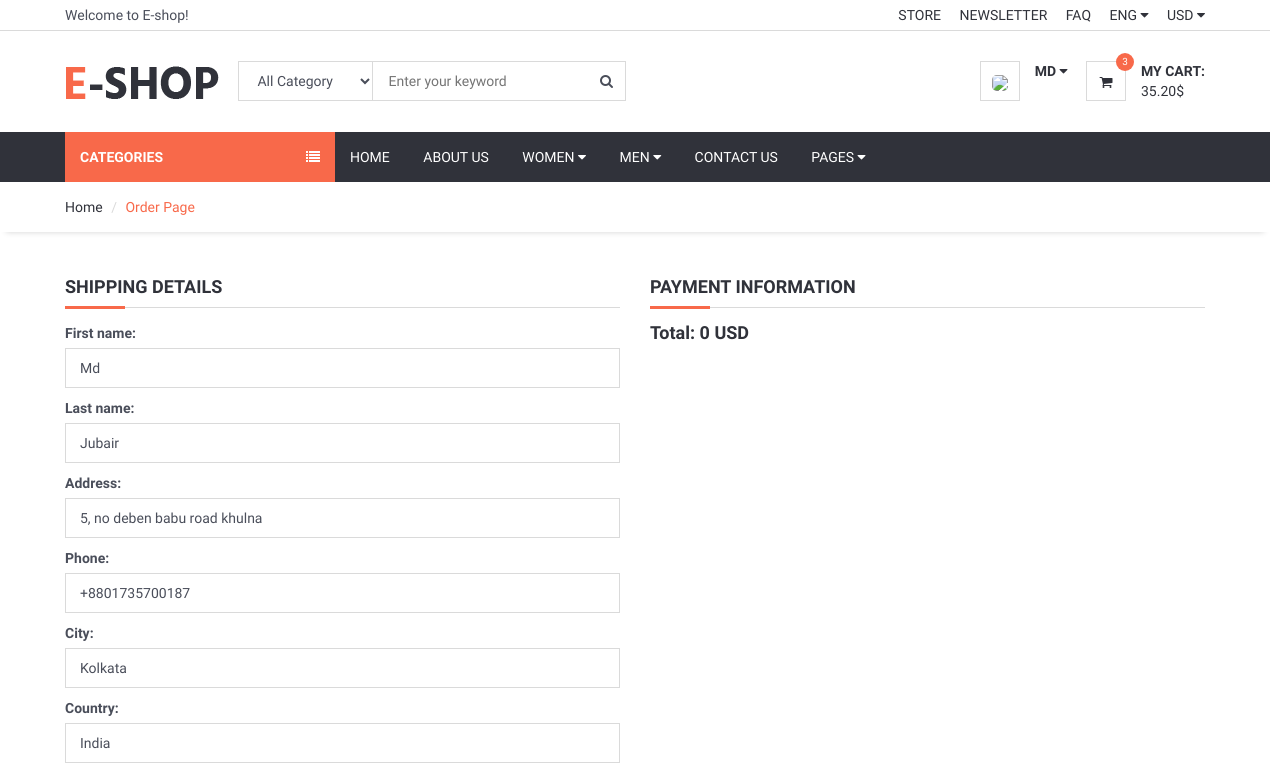
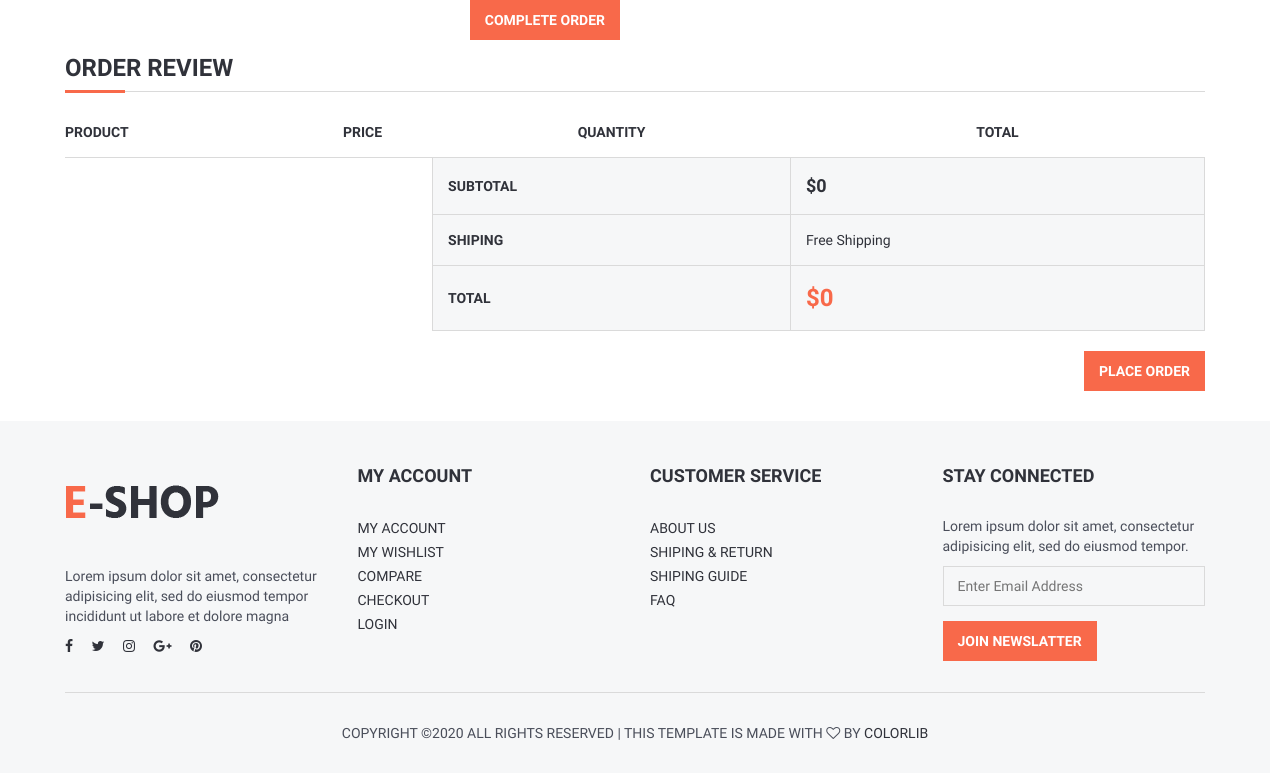
Before: /order/orderproduct (signed in) with the older database file (2 pictures, top to bottom).
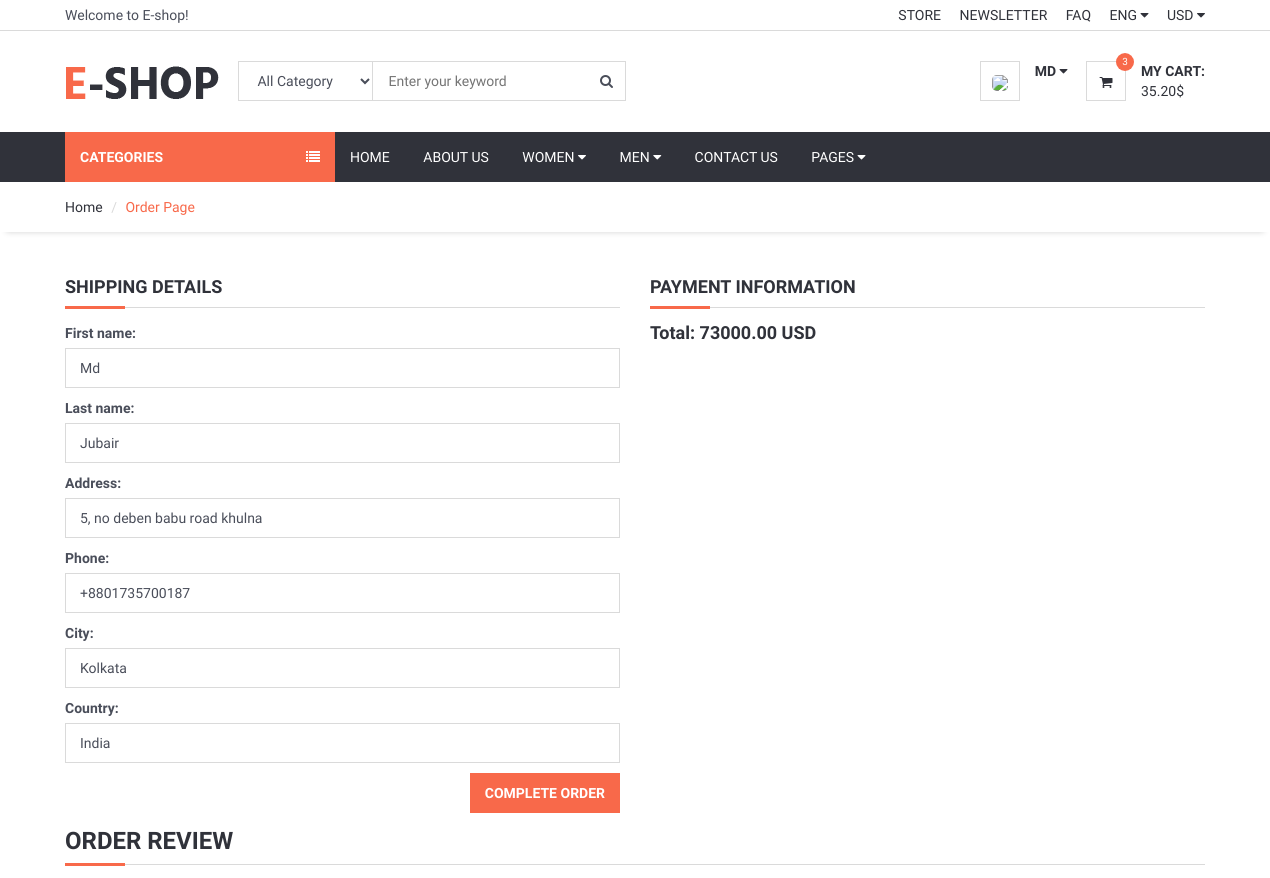
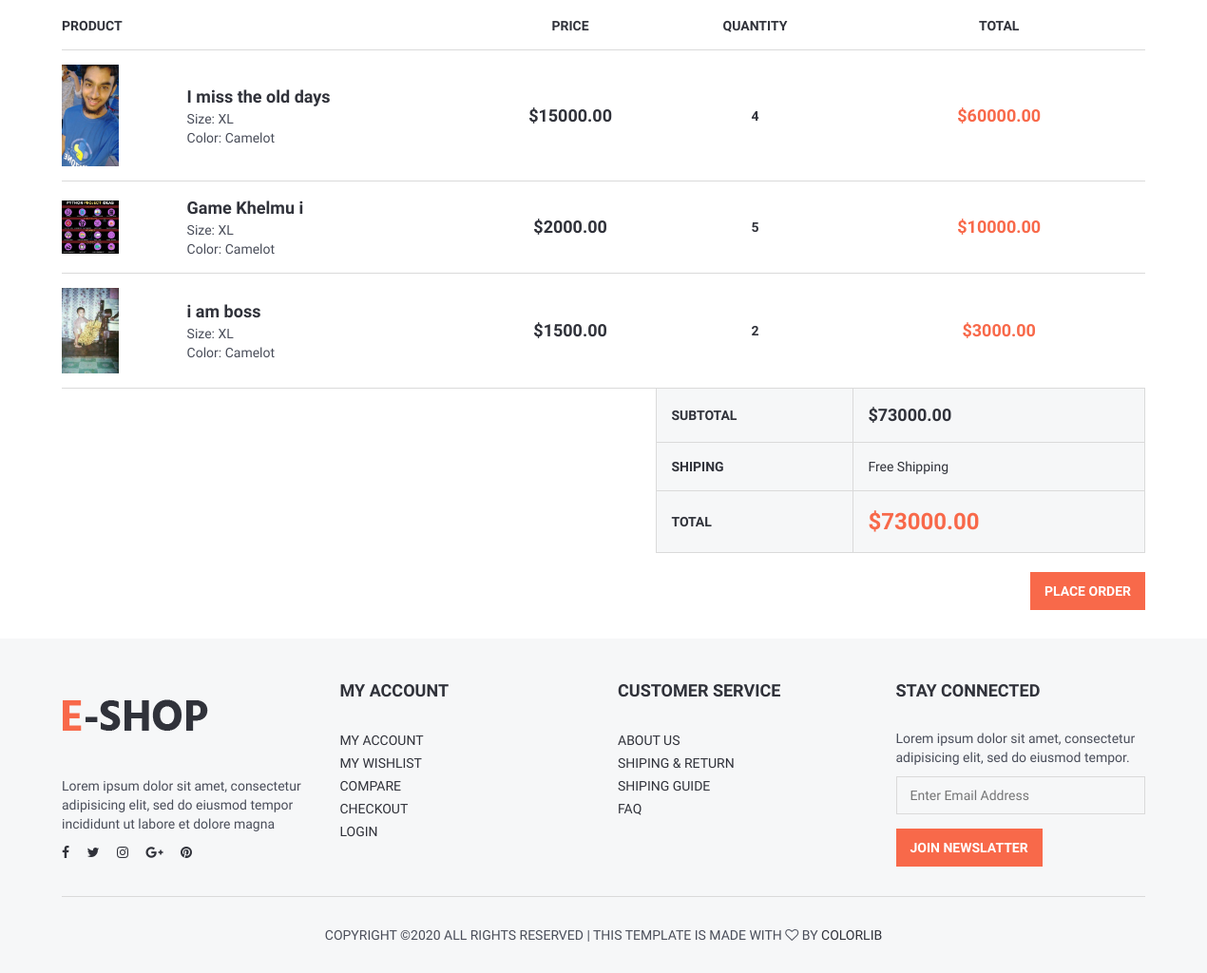
After: the same page with the newer database file (2 pictures, top to bottom).
### order/models.py (models this page shows, shortened)
class ShopCart(models.Model):
    user = models.ForeignKey(User, on_delete=models.SET_NULL, null=True)
    product = models.ForeignKey(Product , on_delete=models.SET_NULL, null=True)
    quantity = models.IntegerField()
    @property
    def amount(self):
        return (self.quantity * self.product.price)

### product/models.py (models this page shows, shortened)
class Product(models.Model):
    STATUS = (
        ('True', 'True'),
        ('False', 'False'),
    )
    title = models.CharField(max_length=150)
    keywords = models.CharField(max_length=200)
    category = models.ForeignKey(Category , on_delete=models.CASCADE)
    description = models.TextField()
    image = models.ImageField(upload_to='product_image/')
    price = models.DecimalField(max_digits=12, decimal_places=2)
    amount = models.IntegerField()
    minamount=models.IntegerField()
    detail = RichTextUploadingField()
    slug = models.SlugField(null=False, unique=True)
    status = models.CharField(max_length=5,choices=STATUS)
    create_at = models.DateTimeField(auto_now_add=True)
    update_at = models.DateTimeField(auto_now=True)
    def image_tag(self):
        return mark_safe('<img src="{}" height="50"/>'.format(self.image.url))
    image_tag.short_description = 'Image'

### order/views.py (the view, shortened to what this page needs)
# urls.py: path('orderproduct', orderproduct, name='orderproduct'),
@login_required
def orderproduct(request):
    current_user = request.user
    profile = UserProfile.objects.get(user_id=current_user.id)
    category = Category.objects.all()
    current_user = request.user
    shopcart = ShopCart.objects.filter(user_id=current_user.id)
    total = 0
    for rs in shopcart:
        total += rs.product.price * rs.quantity
    pro_data = {'first_name': current_user.first_name,
            'last_name': current_user.last_name,
            'address': profile.address,
            'phone': profile.phone,
            'city': profile.city,
            'country': profile.country}
    form = OrderForm(initial=pro_data)
    context = { 'category': category, 'shopcart': shopcart, 'total': total, 'form': form}
    return render(request, 'order_form.html', context)

### order/forms.py
class OrderForm(forms.ModelForm):
    class Meta:
        model = Order
        fields = ['first_name', 'last_name', 'address', 'phone', 'city', 'country']
        widgets = {
            'first_name': forms.TextInput(attrs={'class': 'input'}),
            'last_name': forms.TextInput(attrs={'class': 'input'}),
            'address': forms.TextInput(attrs={'class': 'input'}),
            'phone': forms.TextInput(attrs={'class': 'input'}),
            'city': forms.TextInput(attrs={'class': 'input'}),
            'country': forms.TextInput(attrs={'class': 'input'}),
        }

### order/templates/order_form.html (shortened to what this page needs)
{% extends 'homebase.html' %}
{% block sidebar %} {% include 'sidebar.html' %} {% endblock %}
{% block body %}
	<div id="breadcrumb">
		<div class="container">
			<ul class="breadcrumb">
                <li><a href="{% url 'index' %}">Home</a></li>
                <li class="active">Order Page</li>
			</ul>
		</div>
	</div>
	<div class="section">
		<div class="container">
			<div class="row">
                <form action="" method="POST">
                    <div class="col-md-6">
						<div class="billing-details">
                            <div class="section-title">
                                <h4 class="title">Shipping Details</h4>
							</div>
							{{ form.as_p }}
							<div class="pull-right">
                                <button  type="submit" class="primary-btn">Complete Order</button>
                            </div>
						</div>
					</div>
                    <div class="col-md-6">
						<div class="shiping-methods">
                            <div class="section-title">
                                <h4 class="title">Payment Information</h4>
							</div>
							<h4 class="title" readonly>Total: {{ total }} USD </h4>
						</div>
                    </div>
                 </form>
				<div class="col-md-12">
					<div class="order-summary clearfix">
						<div class="section-title">
							<h3 class="title">Order Review</h3>
						</div>
						<table class="shopping-cart-table table">
							<thead>
								<tr>
									<th>Product</th>
									<th></th>
									<th class="text-center">Price</th>
									<th class="text-center">Quantity</th>
									<th class="text-center">Total</th>
								</tr>
							</thead>
							<tbody>
								{% for item in shopcart %}
								<tr>
									<td class="thumb"><img src="{{ item.product.image.url }}" alt=""></td>
									<td class="details">
										<a href="/product/{{ item.product.id }}/{{ item.product.slug }}">{{ item.product.title }}</a>
										<ul>
											<li><span>Size: XL</span></li>
											<li><span>Color: Camelot</span></li>
										</ul>
									</td>
									<td class="price text-center"><strong>${{  item.product.price }}</strong></td>
									<td class="qty text-center"><strong>{{  item.quantity }}</strong></td>
									<td class="total text-center"><strong class="primary-color">${{ item.amount }}</strong></td>
								</tr>
								{% endfor %}
							</tbody>
							<tfoot>
								<tr>
									<th class="empty" colspan="3"></th>
									<th>SUBTOTAL</th>
									<th colspan="2" class="sub-total">${{ total }}</th>
								</tr>
								<tr>
									<th class="empty" colspan="3"></th>
									<th>SHIPING</th>
									<td colspan="2">Free Shipping</td>
								</tr>
								<tr>
									<th class="empty" colspan="3"></th>
									<th>TOTAL</th>
									<th colspan="2" class="total">${{ total }}</th>
								</tr>
							</tfoot>
						</table>
						<div class="pull-right">
							<a href="/order/orderproduct" class="primary-btn">Place Order</a>
						</div>
					</div>
				</div>
			</div>
		</div>
	</div>
{% endblock  %}

Changed rows visible on the page:
added ShopCart: product.image (picture), product "I miss the old days", product.price "15000.00", quantity "4", amount "60000.00"
added ShopCart: product.image (picture), product "Game Khelmu i", product.price "2000.00", quantity "5", amount "10000.00"
added ShopCart: product.image (picture), product "i am boss", product.price "1500.00", quantity "2", amount "3000.00"
Other visible differences:
{{ total }}: "0" → "73000.00"
